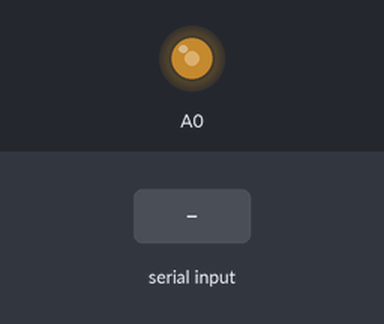
Simulated run of this sketch. Board: Arduino Uno R4 WiFi. Parts: output pins drawn as LEDs (lit = HIGH). Inputs (shaded band) come from the test bench. What the sketch prints to the serial monitor is not drawn.

Above: at 1.2 s.
1.3 s: "90,45\n" received over the second serial link
Timing chart, 0 to 4.3 s (numbered marks = the images above; inputs shaded):
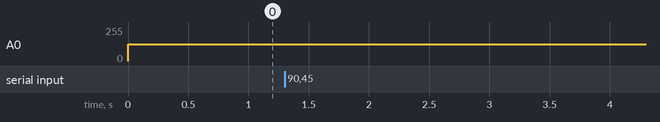

Measured:
- after the input at 1.3 s, every drawn part: stays the same

The sketch:

ksk_last_efect.ino
```cpp
#include "FspTimer.h"             // Arduino UNO R4 WiFi 用 FSP タイマー
#include <SoftwareSerial.h>       // ソフトウェアシリアル通信ライブラリ

#define SAMPLE_RATE 16000         // サンプリングレート（Hz）
#define NUM_SAMPLE 800            // 波形1周期あたりのサンプル数

SoftwareSerial mySerial(3, 2);    // TX=2, RX=3

float f = 261.63;                 // 現在の周波数（初期値：Bb3）
float amp = 0.3;                  // 音の振幅（0.0～1.0）
float phase = 0.0;                // 現在の位相
float phaseInc = 0.0;             // サンプルごとの位相増加量

uint16_t waveforms[5][NUM_SAMPLE];  // 5つの音の波形を格納
uint16_t* waveform = waveforms[0];  // 現在の出力波形（ポインタ）

FspTimer timer;                   // タイマーインスタンス
byte b[2];                        // シリアル送信用（未使用）
int sendData = 0;                 // シリアル送信フラグ（未使用）

const float doremiHz_1[] = {
  261.63 , 293.66, 329.63 ,
  349.23 , 392.00
};

// ドレミファソ（C4～G4）の周波数（倍音合成の元となる）
const float doremiHz[] = {
  261.63 * 2, 293.66 * 2, 329.63 * 2,
  349.23 * 2, 392.00 * 2
};
const int numNotes = sizeof(doremiHz) / sizeof(doremiHz[0]);

// B♭トランペット用の移調比（C→Bb）
const float BbTransposition = 233.08 / 261.63;

// --- ソフトクリッピング（音割れ防止） ---
float softClip(float x) {
  if (x > 0.7) return 0.7 + (x - 0.7) * 0.3;
  else if (x < -0.7) return -0.7 + (x + 0.7) * 0.3;
  else return x;
}

// --- トランペット風波形を生成して格納する関数 ---
void generateTrumpetWave(float freq, uint16_t* dest) {
  // 倍音ごとの振幅（鋭さ・太さのバランス）
  float amplitudes[] = {
    1.4, 1.2, 1.0, 0.8, 0.6, 0.4,
    0.2, 0.1, 0.05, 0.03,
    0.02, 0.01, 0.005, 0.0, 0.0, 0.0,
    0.0, 0.0, 0.0, 0.0
  };

  float phaseOffsets[] = {
    0.0, 0.1, -0.05, 0.08, -0.1, 0.03,
    0.0, 0.05, -0.02, 0.07,
    0.04, -0.03, 0.02, 0.0,
    0.01, -0.01, 0.0, 0.0,
    0.0, 0.0
  };

  const int numHarmonics = sizeof(amplitudes) / sizeof(amplitudes[0]);
  float modIndex = 3.0;           // FM変調の深さ
  float modFreqRatio = 2.5;       // FM変調の周波数比
  float tempSamples[NUM_SAMPLE];  // 一時波形バッファ

  for (int i = 0; i < NUM_SAMPLE; i++) {
    float t = (float)i / NUM_SAMPLE;
    float angle = 2.0 * PI * t;

    // FM変調波形でランダムな揺らぎを追加
    float modulator = sin(modFreqRatio * angle);
    float fmWave = sin(angle + modIndex * modulator);

    // アタック部分を強調（出だしがパッと鳴るように）
    float attackMultiplier = (t < 0.01) ? (1.0 + 5.0 * (0.01 - t) / 0.01) : 1.0;

    // 倍音合成（harmonics）
    float harmonics = 0.0;
    for (int n = 1; n <= numHarmonics; n++) {
      harmonics += amplitudes[n - 1] * sin(n * angle + phaseOffsets[n - 1]) * attackMultiplier;
    }

    // エンベロープ（フェードインとアウト）
    float env;
    if (t < 0.1) env = pow(t / 0.1, 3);            // フェードイン
    else if (t > 0.8) env = pow((1.0 - t) / 0.2, 3); // フェードアウト
    else env = 1.0;

    // 音の合成：FM成分 + 倍音
    float sample = 0.2 * fmWave + 0.8 * harmonics * env;
    sample = softClip(sample);       // 音割れ防止
    tempSamples[i] = sample;         // バッファへ格納
  }

  // 波形を 0〜4095（12bit DAC）に変換して格納
  for (int i = 0; i < NUM_SAMPLE; i++) {
    int tmpVal = (int)((tempSamples[i] * amp + 1.0) * 2047.5);
    tmpVal = constrain(tmpVal, 0, 4095);
    dest[i] = (uint16_t)tmpVal;
  }
}

// --- タイマー割り込み：DAC出力用 ---
void callback_playSound(timer_callback_args_t *arg) {
  int index = (int)phase;
  float frac = phase - index;

  // 線形補間で波形を滑らかに出力
  uint16_t v1 = waveform[index % NUM_SAMPLE];
  uint16_t v2 = waveform[(index + 1) % NUM_SAMPLE];
  uint16_t value = (uint16_t)((1.0 - frac) * v1 + frac * v2);

  analogWrite(A0, value);  // DAC出力（12bit）

  phase += phaseInc;
  if (phase >= NUM_SAMPLE) phase -= NUM_SAMPLE;

  sendData = 1;  // ※未使用
}

// --- セットアップ処理 ---
void setup() {
  analogWriteResolution(12);   // DACの分解能を12bitに設定
  Serial.begin(9600);
  mySerial.begin(9600);

  // 各音程の波形を事前生成
  for (int i = 0; i < numNotes; i++) {
    float transFreq = doremiHz[i] * BbTransposition;
    generateTrumpetWave(transFreq, waveforms[i]);
  }


  // タイマー初期化（利用可能なチャンネルを使用）
  uint8_t type;
  int8_t ch = FspTimer::get_available_timer(type);
  if (ch < 0) return;

  timer.begin(TIMER_MODE_PERIODIC, type, ch, SAMPLE_RATE, 50.0f, callback_playSound, nullptr);
  timer.setup_overflow_irq();
  timer.open();
  timer.start();
}

// --- メインループ（受信した音に応じて波形切り替え） ---
void loop() {
  if (mySerial.available()) {
    String input = mySerial.readStringUntil('\n');
    float newFreq = input.toFloat();  // 例: 39200 → 392.00Hz


    if (newFreq > 0) {
      newFreq = newFreq / 100.0;  // 送信側が100倍して送る前提
    Serial.println(newFreq);

      // 近い周波数を探して、該当する音を特定
      int noteIdx = -1;
      for (int i = 0; i < numNotes; i++) {
        if (abs(doremiHz_1[i] - newFreq) < 1.0) {
          noteIdx = i;
          break;
        }
      }

      // 該当する音があれば波形を切り替え
      if (noteIdx != -1) {
        float newF = doremiHz[noteIdx] * BbTransposition;
        timer.stop();
        noInterrupts();  // 割り込み禁止（安全に切り替え）
        waveform = waveforms[noteIdx];  // 対応波形を切り替え
        f = newF;
        float vibrato = 1.0 + 0.003 * sin(2 * PI * millis() / 500.0);
        phaseInc = f * vibrato * NUM_SAMPLE / SAMPLE_RATE;
        interrupts();    // 割り込み再開
        timer.start();
      }
    }
  }

  if (sendData == 1) {
    sendData = 0;
    Serial.write(b, 2);  // ※送信データなし（形式だけ残してある）
  }
}
```
